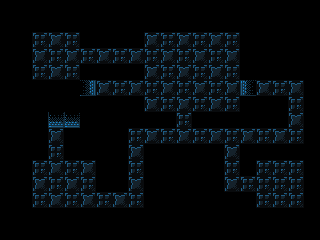

A level layout from a 2D game, rendered from its tile map. Below: a short description, then the map file with tile-grid data replaced by summaries:
An orthogonal 20x15 tile map with 16x16 px tiles, 1 tile layer (background) and 123 objects (100x tile, 8x destructible, 4x triggerable, 3x pressure_plate, 3x pickup_bomb, ...).

<map version="1.4" tiledversion="2020.10.30" orientation="orthogonal" renderorder="right-down" width="20" height="15" tilewidth="16" tileheight="16" infinite="0" nextlayerid="6" nextobjectid="343">
 <properties>
  <property name="display_name" value="sneaky bastard dlfjg" />
  <property name="next_level" value="./data/levels/tmx/L37.tmx" />
  <property name="player_bomb_count" value="1" />
 </properties>
 <tileset firstgid="1" name="newtiledsheet" tilewidth="16" tileheight="16" tilecount="180" columns="9">
  <image source="../../newtiledsheet.png" width="144" height="320" />
 </tileset>
 <layer id="1" name="background" width="20" height="15">
  <data>[300 cells, 300 non-empty, 8 distinct tile ids]</data>
 </layer>
 <objectgroup id="4" name="objects">
  <object id="176" type="actor" gid="46" x="32" y="48" width="16" height="16" />
  <object id="178" type="pressure_plate" gid="54" x="48" y="96" width="16" height="16">
   <properties>
    <property name="triggers" type="int" value="1" />
   </properties>
  </object>
  <object id="179" type="triggerable" gid="17" x="80" y="64" width="16" height="16">
   <properties>
    <property name="triggered_id" type="int" value="1" />
   </properties>
  </object>
  <object id="218" type="pressure_plate" gid="54" x="192" y="96" width="16" height="16">
   <properties>
    <property name="triggers" type="int" value="2" />
   </properties>
  </object>
  <object id="219" type="triggerable" gid="7" x="176" y="128" width="16" height="16">
   <properties>
    <property name="triggered_id" type="int" value="2" />
   </properties>
  </object>
  <object id="220" type="destructible" gid="21" x="256" y="176" width="16" height="16" />
  <object id="221" type="destructible" gid="21" x="272" y="176" width="16" height="16" />
  <object id="222" type="destructible" gid="21" x="288" y="176" width="16" height="16" />
  <object id="223" type="destructible" gid="21" x="288" y="192" width="16" height="16" />
  <object id="224" type="destructible" gid="21" x="288" y="208" width="16" height="16" />
  <object id="225" type="destructible" gid="21" x="272" y="208" width="16" height="16" />
  <object id="226" type="destructible" gid="21" x="256" y="208" width="16" height="16" />
  <object id="227" type="destructible" gid="21" x="256" y="192" width="16" height="16" />
  <object id="228" type="video_tape" gid="66" x="272" y="192" width="16" height="16" />
  <object id="229" type="triggerable" gid="7" x="128" y="160" width="16" height="16">
   <properties>
    <property name="triggered_id" type="int" value="3" />
   </properties>
  </object>
  <object id="233" type="pressure_plate" gid="54" x="112" y="144" width="16" height="16">
   <properties>
    <property name="triggers" type="int" value="4" />
   </properties>
  </object>
  <object id="234" type="pickup_bomb" gid="43" x="96" y="96" width="16" height="16" />
  <object id="235" type="triggerable" gid="16" x="128" y="96" width="16" height="16">
   <properties>
    <property name="triggered_id" type="int" value="4" />
   </properties>
  </object>
  <object id="236" type="scene_switching_tile" gid="32" x="64" y="144" width="16" height="16" />
  <object id="237" type="tile" gid="1" x="32" y="32" width="16" height="16" />
  <object id="238" type="tile" gid="1" x="48" y="32" width="16" height="16" />
  <object id="239" type="tile" gid="1" x="64" y="32" width="16" height="16" />
  <object id="240" type="tile" gid="1" x="80" y="48" width="16" height="16" />
  <object id="241" type="tile" gid="1" x="96" y="48" width="16" height="16" />
  <object id="242" type="tile" gid="1" x="112" y="48" width="16" height="16" />
  <object id="243" type="tile" gid="1" x="128" y="48" width="16" height="16" />
  <object id="244" type="tile" gid="1" x="144" y="32" width="16" height="16" />
  <object id="245" type="tile" gid="1" x="160" y="32" width="16" height="16" />
  <object id="246" type="tile" gid="1" x="176" y="32" width="16" height="16" />
  <object id="247" type="tile" gid="1" x="192" y="32" width="16" height="16" />
  <object id="248" type="tile" gid="1" x="224" y="32" width="16" height="16" />
  <object id="249" type="tile" gid="1" x="208" y="32" width="16" height="16" />
  <object id="250" type="tile" gid="1" x="240" y="32" width="16" height="16" />
  <object id="251" type="tile" gid="1" x="32" y="160" width="16" height="16" />
  <object id="252" type="tile" gid="1" x="64" y="160" width="16" height="16" />
  <object id="253" type="tile" gid="1" x="80" y="160" width="16" height="16" />
  <object id="254" type="tile" gid="1" x="112" y="128" width="16" height="16" />
  <object id="255" type="tile" gid="1" x="128" y="128" width="16" height="16" />
  <object id="256" type="tile" gid="1" x="144" y="128" width="16" height="16" />
  <object id="257" type="tile" gid="1" x="160" y="128" width="16" height="16" />
  <object id="258" type="tile" gid="1" x="192" y="128" width="16" height="16" />
  <object id="259" type="tile" gid="1" x="208" y="128" width="16" height="16" />
  <object id="260" type="tile" gid="1" x="224" y="128" width="16" height="16" />
  <object id="261" type="tile" gid="1" x="240" y="128" width="16" height="16" />
  <object id="262" type="tile" gid="1" x="256" y="128" width="16" height="16" />
  <object id="263" type="tile" gid="1" x="272" y="128" width="16" height="16" />
  <object id="264" type="tile" gid="1" x="240" y="80" width="16" height="16" />
  <object id="265" type="tile" gid="1" x="256" y="80" width="16" height="16" />
  <object id="266" type="tile" gid="1" x="288" y="80" width="16" height="16" />
  <object id="267" type="tile" gid="1" x="272" y="80" width="16" height="16" />
  <object id="268" type="tile" gid="11" x="16" y="48" width="16" height="16" />
  <object id="269" type="tile" gid="11" x="16" y="64" width="16" height="16" />
  <object id="270" type="tile" gid="11" x="16" y="80" width="16" height="16" />
  <object id="271" type="tile" gid="11" x="16" y="176" width="16" height="16" />
  <object id="272" type="tile" gid="11" x="16" y="192" width="16" height="16" />
  <object id="273" type="tile" gid="11" x="16" y="208" width="16" height="16" />
  <object id="274" type="tile" gid="10" x="32" y="224" width="16" height="16" />
  <object id="275" type="tile" gid="10" x="48" y="224" width="16" height="16" />
  <object id="276" type="tile" gid="10" x="64" y="224" width="16" height="16" />
  <object id="277" type="tile" gid="10" x="80" y="224" width="16" height="16" />
  <object id="278" type="tile" gid="10" x="96" y="224" width="16" height="16" />
  <object id="279" type="tile" gid="10" x="112" y="224" width="16" height="16" />
  <object id="280" type="tile" gid="10" x="128" y="224" width="16" height="16" />
  <object id="281" type="tile" gid="10" x="144" y="160" width="16" height="16" />
  <object id="282" type="tile" gid="10" x="160" y="160" width="16" height="16" />
  <object id="283" type="tile" gid="10" x="176" y="160" width="16" height="16" />
  <object id="284" type="tile" gid="10" x="192" y="160" width="16" height="16" />
  <object id="285" type="tile" gid="10" x="208" y="160" width="16" height="16" />
  <object id="286" type="tile" gid="10" x="224" y="208" width="16" height="16" />
  <object id="287" type="tile" gid="10" x="240" y="208" width="16" height="16" />
  <object id="288" type="tile" gid="10" x="256" y="224" width="16" height="16" />
  <object id="289" type="tile" gid="10" x="272" y="224" width="16" height="16" />
  <object id="290" type="tile" gid="10" x="288" y="224" width="16" height="16" />
  <object id="291" type="tile" gid="10" x="240" y="112" width="16" height="16" />
  <object id="292" type="tile" gid="10" x="256" y="112" width="16" height="16" />
  <object id="293" type="tile" gid="10" x="272" y="112" width="16" height="16" />
  <object id="294" type="tile" gid="10" x="32" y="96" width="16" height="16" />
  </objectgroup>
</map>
<!-- 46 of 123 objects omitted -->
